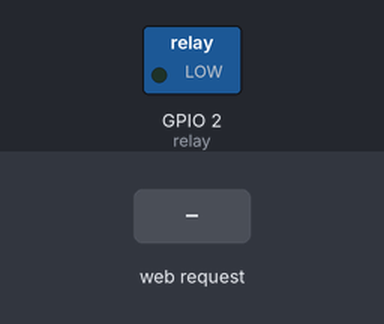
Simulated run of this sketch. Board: ESP32. On the bench: switched loads named in the sketch (green lamp = pin HIGH). The inputs (shaded band) are chosen by the test bench. WiFi joins after 1.5 s; servers stay silent unless stated; what the sketch prints to the serial monitor is not drawn.

Above: at 2.7 s.
2.8 s: HTTP request GET /relay=ON received
At 3.5 s:
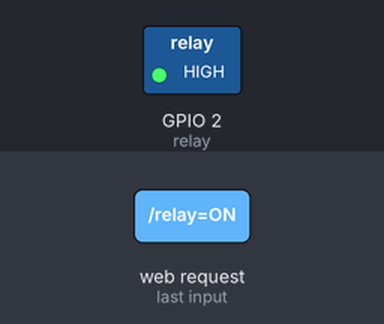
4.3 s: HTTP request GET /relay=OFF received
At 4.6 s:
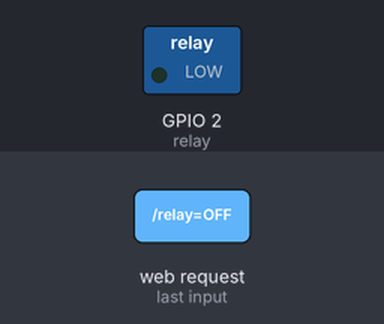
Timing chart, 0 to 7.3 s (numbered marks = the images above; inputs shaded):
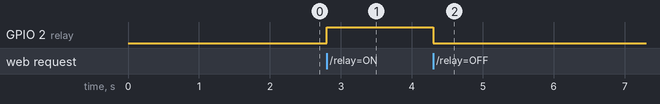

Measured:
- after the input at 2.8 s, GPIO 2 (relay): LOW → HIGH at once
- after the input at 4.3 s, GPIO 2 (relay): HIGH → LOW at once

The sketch:

esp_control.ino
```cpp
//#include <ESP8266WiFi.h>
#include <WiFi.h>
const char* ssid = "nostop";
const char* Password = "8243";
int relay = 2;
WiFiServer server(80);

void setup() {
  // put your setup code here, to run once:
  Serial.begin (115200);
  pinMode (relay, OUTPUT);
  digitalWrite (relay, LOW);
  Serial.print ("connecting to network");
  WiFi.begin (ssid, Password);
  while (WiFi.status() != WL_CONNECTED) {
    delay (500);
    Serial.print("please buy data (SAPA)");
  }

  Serial.println ("Wifi connected");
  server.begin ();
  Serial.println("Server started");
  Serial.print("IP address of network:");

  Serial.println(WiFi.localIP());
  Serial.print("/");

}

void loop() {
  // put your main code here, to run repeatedly:
  WiFiClient client = server.available ();
  if (!client) {
    return;
  }
  Serial.println("Waiting for new client");
  while (!client.available ()) {
    delay(1);
  }
  String request = client.readStringUntil('\r');
  Serial.println(request);
  client.flush();
  int value = LOW;
  if (request.indexOf("/relay=ON") != -1)
  {
    digitalWrite (relay, HIGH);
    value = HIGH;
  }
  if (request.indexOf("/relay=OFF") != -1)
  {
    digitalWrite (relay, LOW);
    value = LOW;
  }
  client.println("HTTP / 1.1 200 OK");
  client.println("Connect-Type: text/html");
  client.println("");
  client.println("<!DOCTYPE HTML>");
  client.println("<html>");
  client.println(" CONTROL LED");
  if (value == HIGH) {
    client.print("ON");
  }
  else {
    client.print("OFF");
  }
  client.println("<br><br>");
  client.println("<a href=\"/LED=ON\"\"><button>ON</button></a>");
  client.println("<a href=\"/LED=OFF\"\"><button>OFF</button></a><br/>");
  client.println("</html>");
  delay(1);
  Serial.println("client disconnected");
  Serial.println("");
}
```
